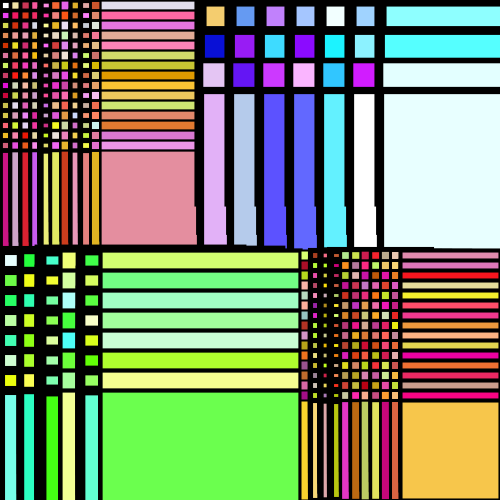
Frame 1 (no input)
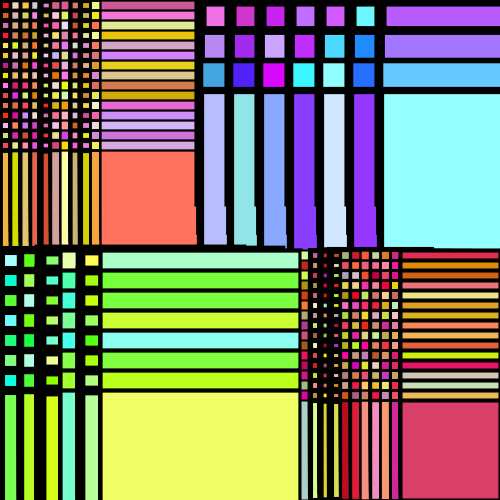
Frame 60 (the mouse pressed at the canvas centre just before this capture)
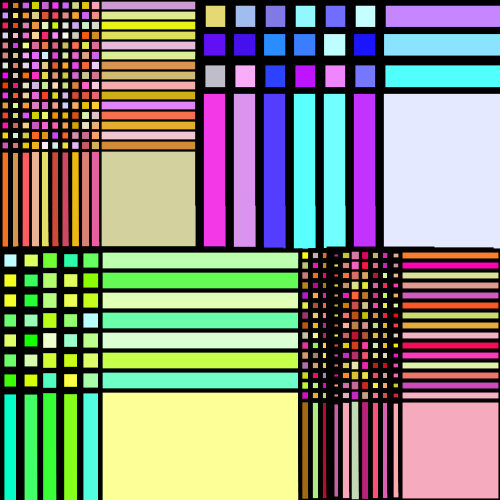
Frame 120 (the mouse held since frame 60 and released just before this capture)

The Processing sketch that drew these frames (run headless with seeded random() and noise(); from frame 60 on, the mouse is pressed at the canvas centre):

// Processing sketch: processing_99116
// ── processing_99116.pde

float noiseScale=0.05;
 
 
void setup(){
size(500, 500);
  frameRate(5);
  smooth();
}
 
void draw (){
    background(255);
    rect1();
    rect2();
    rect3();
    rect4();
}
 
void rect1(){
 
for (int x = 0; x <= 100; x += 10) {
  for (int y = 0; y <= 150; y += 10) {
     float noiseVal = noise((mouseX+x)*noiseScale,
                            mouseY*noiseScale);
    strokeWeight(noiseVal*8);
    rect(x,y,100,100);
    fill(random(200,256),random(x,255),random(0,255));
   
 
}}
}
 
void rect2(){
 
for (int a = 200; a <= 400; a += 30) {
  for (int b = 0; b <= 100; b += 30) {
    float noiseVal = noise((mouseX+b)*noiseScale,
                            mouseY*noiseScale);
    strokeWeight(noiseVal*20);
    rect(a,b,200,200);
    fill(random(b,256),random(0,a),random(a,256));
}}
}
void rect3(){
 
for (int a = 0; a <= 100; a += 20) {
  for (int b = 250; b <= 400; b += 20) {
        float noiseVal = noise((mouseX+a)*noiseScale,
                            mouseY*noiseScale);
    strokeWeight(noiseVal*15);
    rect(a,b,200,200);
   fill(random(a,256),random(b,256),random(0,256));
}}
}
 
void rect4(){
 
for (int a = 300; a <= 400; a += 10) {
  for (int b = 250; b <= 400; b += 10) {
        float noiseVal = noise((mouseX+a)*noiseScale,
                            mouseY*noiseScale);
    strokeWeight(noiseVal*10);
    rect(a,b,100,100);
    fill(random(a/2,256),random(0,255),random(10,200));
}}
}
